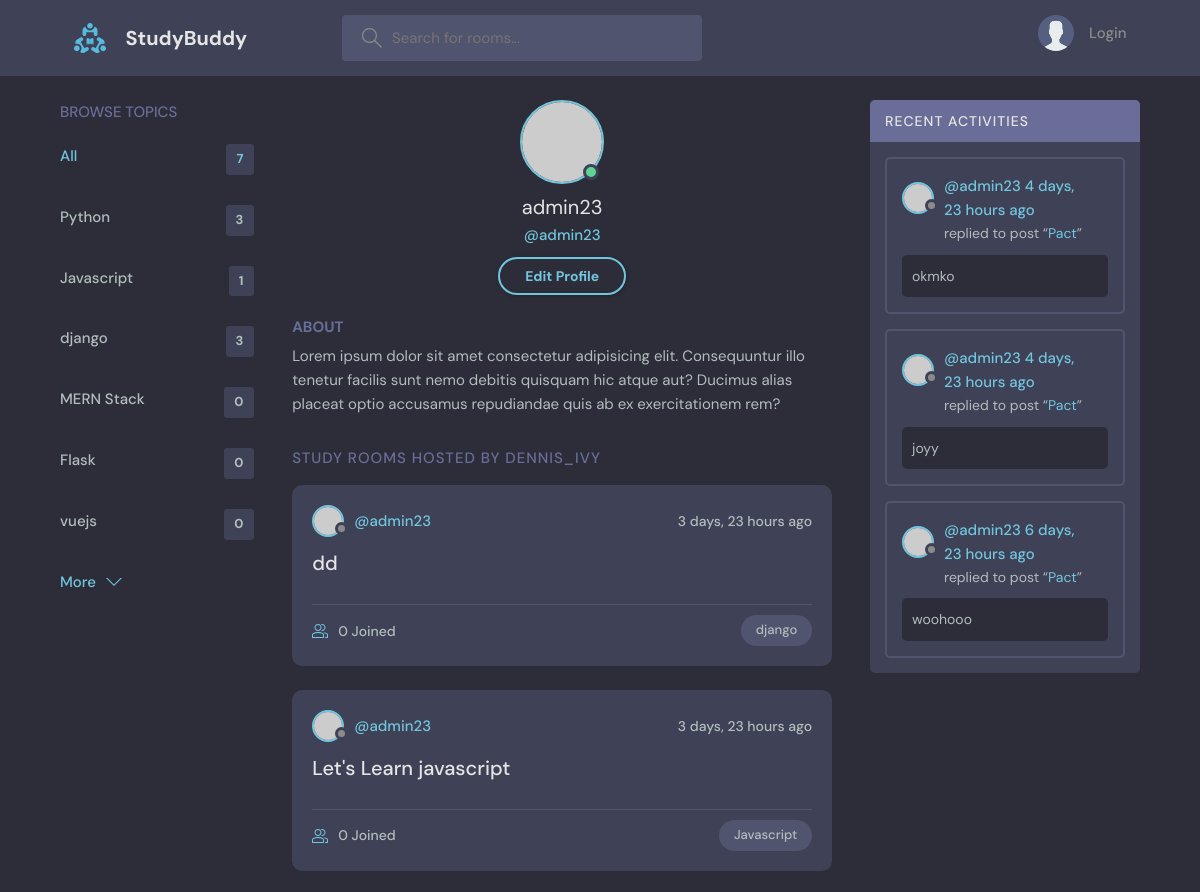
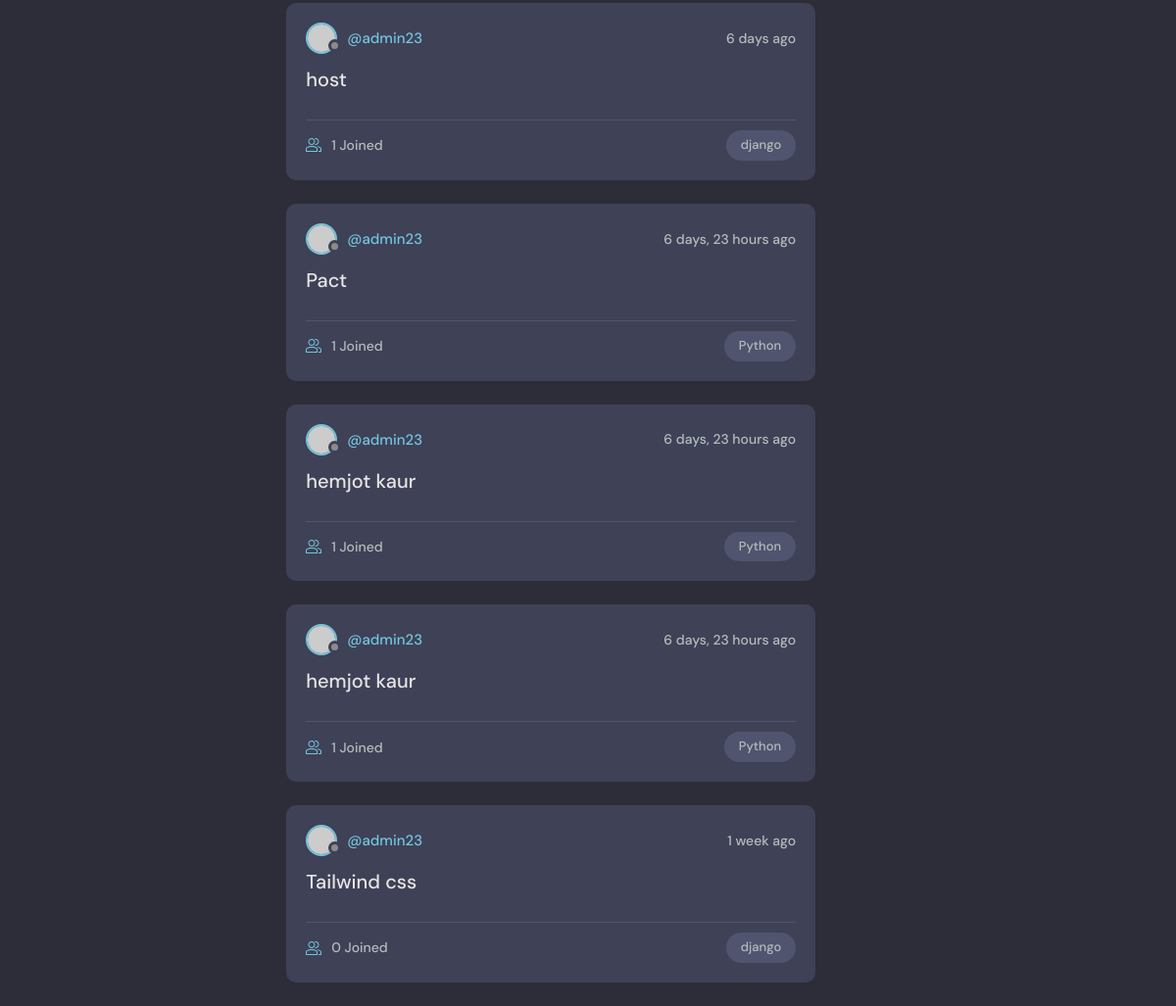
/user-profile/6/, run on the app's committed database (2 pictures, top to bottom).
### base/models.py (models this page shows, shortened)
class Topic(models.Model):
    name = models.CharField(max_length=100)

class Room(models.Model):
    host=models.ForeignKey(User, on_delete=models.SET_NULL, null=True )
    name = models.CharField(max_length=100)
    topic=models.ForeignKey(Topic, on_delete=models.CASCADE, null=True)
    participants=models.ManyToManyField(User, related_name='participants', blank=True)
    description = models.TextField(max_length=250)
    created_at = models.DateTimeField(auto_now_add=True)
    updated_at = models.DateTimeField(auto_now=True)
    class Meta:
        ordering = ['-created_at', 'updated_at']

class Message(models.Model):
    user= models.ForeignKey(User, on_delete=models.SET_NULL, null=True)
    room = models.ForeignKey(Room, on_delete=models.CASCADE, null=True)
    body=models.TextField()
    created_at = models.DateTimeField(auto_now_add=True, null=True)
    class Meta:
        ordering = ['-created_at']

### base/views.py (the view)
# urls.py: path('user-profile/<str:pk>/',views.userProfile,name='user-profile'),
def userProfile(request,pk):
     user = User.objects.get(id=pk)
     room=user.room_set.all()
     topic=Topic.objects.all()
     room_message= user.message_set.all().order_by('-created_at')
     room_count=room.count()
     context = {'user':user,'rooms':room,'topics':topic,'room_message':room_message,'room_count':room_count}
     return render(request, 'base/profile.html', context)

### base/templates/base/profile.html
{% extends 'main.html' %}
{% block content %}
  <main class="profile-page layout layout--3">
    <div class="container">
      {% include 'base/topics_component.html' %}
      <div class="roomList">
        <div class="profile">
          <div class="profile__avatar">
            <div class="avatar avatar--large active">
              <img src="https://randomuser.me/api/portraits/men/11.jpg" />
            </div>
          </div>
          <div class="profile__info">
            <h3>{{user.username}}</h3>
            <p>@{{user.username}}</p>
            <a href="{% url 'update-user' %}" class="btn btn--main btn--pill">Edit Profile</a>
          </div>
          <div class="profile__about">
            <h3>About</h3>
            <p>
              Lorem ipsum dolor sit amet consectetur adipisicing elit. Consequuntur illo tenetur
              facilis sunt nemo debitis quisquam hic atque aut? Ducimus alias placeat optio
              accusamus repudiandae quis ab ex exercitationem rem?
            </p>
          </div>
        </div>
        <div class="roomList__header">
          <div>
            <h2>Study Rooms Hosted by dennis_ivy</a>
            </h2>
          </div>
        </div>
        {% include 'base/feed_component.html' %}
      </div>
      {% include 'base/activity_component.html' %}
    </div>
  </main>
  {% endblock content%}

### templates/main.html (shortened to what this page needs)
<!DOCTYPE html>
{% load static%}
<html lang="en">
  <head>
    <link rel="stylesheet" href="{% static 'styles/style.css'%}" />
  </head>
  <body>
    {% include 'navbar.html' %}
    {% block content %}
    {% endblock %}
  </body>
</html>

### templates/navbar.html (shortened to what this page needs)
{% load static%}
<header class="header header--loggedIn">
    <div class="container">
      <a href="{% url 'home' %}" class="header__logo">
        <img src="{% static 'images/logo.svg'%}" />
        <h1>StudyBuddy</h1>
      </a>
      <form class="header__search" action="{% url 'home' %}" method="GET">
        <label>
          <input type="text" name="q" placeholder="Search for rooms..." />
        </label>
      </form>
      <nav class="header__menu">
        {% if request.user.is_authenticated %}
        <div class="header__user">
          <a href="{% url 'user-profile' user.id %}">
            <div class="avatar avatar--medium active">
              <img src="https://randomuser.me/api/portraits/men/37.jpg" />
            </div>
            <p>{{request.user.username}} <span>@{{request.user.username}}</span></p>
          </a>
          <button class="dropdown-button">
            <svg version="1.1" xmlns="http://www.w3.org/2000/svg" width="32" height="32" viewBox="0 0 32 32">
              <title>chevron-down</title>
              <path d="M16 21l-13-13h-3l16 16 16-16h-3l-13 13z"></path>
            </svg>
          </button>
        </div>
        <div class="dropdown-menu">
          <a href="{% url 'settings'  %}" class="dropdown-link"
            ><svg version="1.1" xmlns="http://www.w3.org/2000/svg" width="32" height="32" viewBox="0 0 32 32">
              <title>tools</title>
              <path
                d="M27.465 32c-1.211 0-2.35-0.471-3.207-1.328l-9.392-9.391c-2.369 0.898-4.898 0.951-7.355 0.15-3.274-1.074-5.869-3.67-6.943-6.942-0.879-2.682-0.734-5.45 0.419-8.004 0.135-0.299 0.408-0.512 0.731-0.572 0.32-0.051 0.654 0.045 0.887 0.277l5.394 5.395 3.586-3.586-5.394-5.395c-0.232-0.232-0.336-0.564-0.276-0.887s0.272-0.596 0.572-0.732c2.552-1.152 5.318-1.295 8.001-0.418 3.274 1.074 5.869 3.67 6.943 6.942 0.806 2.457 0.752 4.987-0.15 7.358l9.392 9.391c0.844 0.842 1.328 2.012 1.328 3.207-0 2.5-2.034 4.535-4.535 4.535zM15.101 19.102c0.26 0 0.516 0.102 0.707 0.293l9.864 9.863c0.479 0.479 1.116 0.742 1.793 0.742 1.398 0 2.535-1.137 2.535-2.535 0-0.668-0.27-1.322-0.742-1.793l-9.864-9.863c-0.294-0.295-0.376-0.74-0.204-1.119 0.943-2.090 1.061-4.357 0.341-6.555-0.863-2.631-3.034-4.801-5.665-5.666-1.713-0.561-3.468-0.609-5.145-0.164l4.986 4.988c0.391 0.391 0.391 1.023 0 1.414l-5 5c-0.188 0.188-0.441 0.293-0.707 0.293s-0.52-0.105-0.707-0.293l-4.987-4.988c-0.45 1.682-0.397 3.436 0.164 5.146 0.863 2.631 3.034 4.801 5.665 5.666 2.2 0.721 4.466 0.604 6.555-0.342 0.132-0.059 0.271-0.088 0.411-0.088z"
              ></path>
            </svg>
            Settings</a
          >
          <a href="{% url 'logout' %}" class="dropdown-link"
            ><svg version="1.1" xmlns="http://www.w3.org/2000/svg" width="32" height="32" viewBox="0 0 32 32">
              <title>sign-out</title>
              <path
                d="M3 0h22c0.553 0 1 0 1 0.553l-0 3.447h-2v-2h-20v28h20v-2h2l0 3.447c0 0.553-0.447 0.553-1 0.553h-22c-0.553 0-1-0.447-1-1v-30c0-0.553 0.447-1 1-1z"
              ></path>
              <path
                d="M21.879 21.293l1.414 1.414 6.707-6.707-6.707-6.707-1.414 1.414 4.293 4.293h-14.172v2h14.172l-4.293 4.293z"
              ></path>
            </svg>
            Logout</a
          >
        </div>
        {% else %}
          <a href="{% url 'login'%}">
          <img src="{% static 'images/avatar.svg'%}" />
          <p>Login</p>
        </a>
        {% endif %}
      </nav>
    </div>
  </header>

### base/templates/base/topics_component.html
<div class="topics">
    <div class="topics__header">
      <h2>Browse Topics</h2>
    </div>
    <ul class="topics__list">
      <li>
        <a href="{% url 'home' %}" class="active">All <span>{{room_count}}</span></a>
      </li>
      {% for topic in topics %}
      <li>
        <a href="{% url 'home' %}?q={{topic.name}}">{{topic.name}}<span>{{topic.room_set.all.count}}</span></a>
      </li>
     {%endfor%}
    </ul>
    <a class="btn btn--link" href="{% url 'topics' %}">
      More
      <svg version="1.1" xmlns="http://www.w3.org/2000/svg" width="32" height="32" viewBox="0 0 32 32">
        <title>chevron-down</title>
        <path d="M16 21l-13-13h-3l16 16 16-16h-3l-13 13z"></path>
      </svg>
    </a>
  </div>

### base/templates/base/feed_component.html (shortened to what this page needs)
{% for room in rooms %}
<div class="roomListRoom">
    <div class="roomListRoom__header">
      <a href="{% url 'user-profile' room.host.id %}" class="roomListRoom__author">
        <div class="avatar avatar--small">
          <img src="https://randomuser.me/api/portraits/women/11.jpg" />
        </div>
        <span>@{{room.host.username}}</span>
      </a>
      <div class="roomListRoom__actions">
        <span>{{room.created_at | timesince}} ago</span>
      </div>
    </div>
    <div class="roomListRoom__content">
      <a href="{% url 'room' room.id %}">{{room.name}}</a>
    </div>
    <div class="roomListRoom__meta">
      <a href="room.html" class="roomListRoom__joined">
        {{room.participants.all.count}} Joined
      </a>
      <p class="roomListRoom__topic">{{room.topic.name}}</p>
    </div>
  </div>
  {% endfor %}

### base/templates/base/activity_component.html (shortened to what this page needs)
<div class="activities">
    <div class="activities__header">
      <h2>Recent Activities</h2>
    </div>
    {% for message in room_message %}
    <div class="activities__box">
      <div class="activities_boxHeader roomListRoom_header">
        <a href="{% url 'user-profile' message.user.id %}" class="roomListRoom__author">
          <div class="avatar avatar--small">
            <img src="https://randomuser.me/api/portraits/women/11.jpg" />
          </div>
          <p>
            @{{message.user}}
            <span>{{message.created_at | timesince}} ago</span>
          </p>
        </a>
      </div>
      <div class="activities__boxContent">
        <p>replied to post “<a href="{% url 'room' message.room.id%}">{{message.room.name}}</a>”</p>
        <div class="activities__boxRoomContent">
          {{message.body}}
        </div>
      </div>
    </div>
    {% endfor %}
  </div>

### data on the page
Topic: name "Python", room_set.all.count "3"
Topic: name "Javascript", room_set.all.count "1"
Topic: name "django", room_set.all.count "3"
Topic: name "MERN Stack", room_set.all.count "0"
Topic: name "Flask", room_set.all.count "0"
Topic: name "vuejs", room_set.all.count "0"
Room: host.username "admin23", created_at "3 days, 23 hours", name "dd", participants.all.count "0", topic.name "django"
Room: host.username "admin23", created_at "3 days, 23 hours", name "Let's Learn javascript", participants.all.count "0", topic.name "Javascript"
Room: host.username "admin23", created_at "6 days", name "host", participants.all.count "1", topic.name "django"
Room: host.username "admin23", created_at "6 days, 23 hours", name "Pact", participants.all.count "1", topic.name "Python"
Room: host.username "admin23", created_at "6 days, 23 hours", name "hemjot kaur", participants.all.count "1", topic.name "Python"
Room: host.username "admin23", created_at "6 days, 23 hours", name "hemjot kaur", participants.all.count "1", topic.name "Python"
Room: host.username "admin23", created_at "1 week", name "Tailwind css", participants.all.count "0", topic.name "django"
Message: user "admin23", created_at "4 days, 23 hours", room.name "Pact", body "okmko"
Message: user "admin23", created_at "4 days, 23 hours", room.name "Pact", body "joyy"
Message: user "admin23", created_at "6 days, 23 hours", room.name "Pact", body "woohooo"

### other printed values
{{ room_count }} "7"
{{ user.username }} "admin23"
